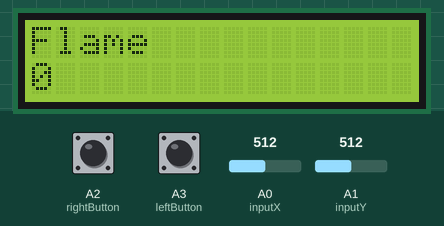
The sketch below on a simulated Arduino Uno, built with avr-gcc and run on an emulated ATmega328P. On the bench: 16×2 character LCD. The inputs (shaded band) are chosen by the test bench; at power-on: A2 (rightButton) LOW, A3 (leftButton) LOW, A0 (inputX) = 512, A1 (inputY) = 512. No radio packets arrive unless stated.

Above: at 1.2 s.
1.3 s: A2 (rightButton) pulled HIGH for 0.15 s
At 1.9 s:
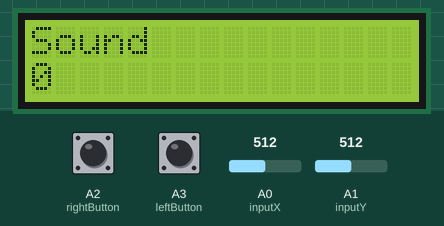
2.9 s: A2 (rightButton) pulled HIGH for 1 s
At 3.7 s:
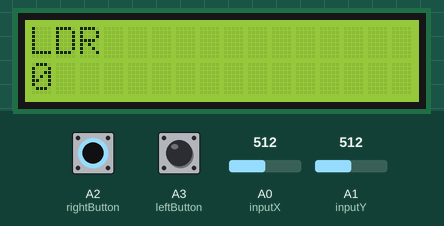
5.4 s: A2 (rightButton) pulled HIGH for 0.15 s
At 6.2 s:
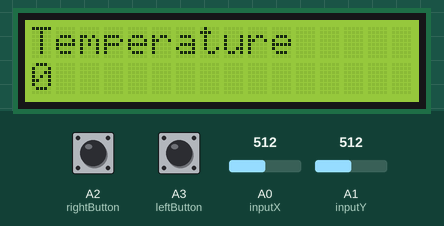
7.0 s: A2 (rightButton) pulled HIGH for 3.2 s
At 7.9 s:
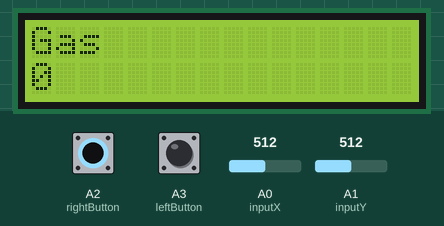
11.7 s: A3 (leftButton) pulled HIGH for 0.15 s
At 13.1 s:
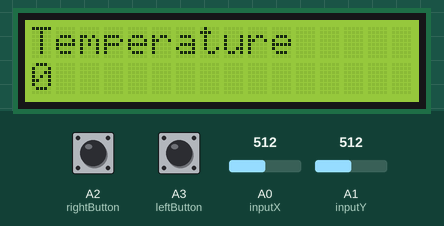
13.4 s: A3 (leftButton) pulled HIGH for 1 s
At 14.9 s:
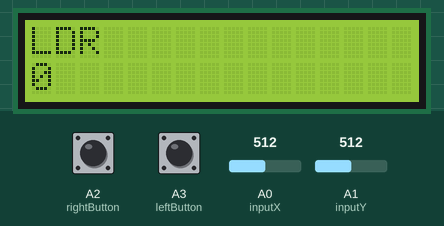
Timing chart, 0 to 16.4 s (numbered marks = the images above; inputs shaded):
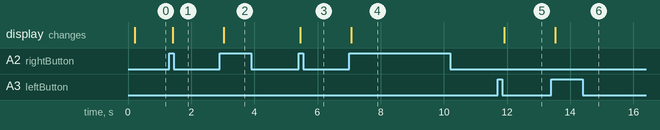

The sketch:

controller_transmitter.ino
```cpp
#include <SPI.h>
#include <nRF24L01.h>
#include <RF24.h>
#include <LiquidCrystal.h>

// Create a RF24 object called radio and set the CE and CSN pins
RF24 radio(9, 10); // (CE, CSN)

// Address for radio communication
const uint8_t address[6] = {"12345"};

// Timer
unsigned long lastTime = 0;
unsigned long currentTime = 0;

// Joysticks
const uint8_t inputX = A0;
const uint8_t inputY = A1;

// Buttons
const uint8_t leftButton = A3;
const uint8_t rightButton = A2;
bool leftState = 0;
bool rightState = 0;
bool lastLeftState = 0;
bool lastRightState = 0;

// Display
const uint8_t rs = 7, en = 6, d4 = 5, d5 = 4, d6 = 3, d7 = 2;
LiquidCrystal lcd(rs, en, d4, d5, d6, d7); // Here we set the pins for the I2C communication

uint8_t displayNum = 0;
const uint8_t displayAmount = 5;
String displayName;
String displayValue;

// NRF24L01 has a buffer limit of 32 bytes
// Create two structs which can hold the data that is being sent and received
struct Data_Controller {
  uint8_t joystickX;
  uint8_t joystickY;
};
Data_Controller dataController;

struct Data_Car {
  uint8_t flameState;
  uint8_t soundState;
  uint8_t LDRValue;
  int8_t temperatureValue;
  uint8_t gasValue;
};
Data_Car dataCar;

void setup() {
  // Begin the communication with the LCD screen, here we specify the screen size which is 16x2
  lcd.begin(16, 2);

  radio.begin(); // Begin radio communication
  radio.enableAckPayload(); // Enable the slave to sent data back
  radio.openWritingPipe(address); // Open the writing pipe to the chosen address
  // There are 6 pipes
  // The writing pipe is by default 0

  // Set default values for the joystick
  dataController.joystickX = 127;
  dataController.joystickY = 127;

  // Send the data contained in dataController to the NRF24L01 module
  // The & operator is getting the address of the struct
  // while the function sizeof returns the size of the struct, so that the payload size can be set
  radio.write(&dataController, sizeof(Data_Controller));
}

void loop() {
  // Read joystick inputs
  dataController.joystickX = map(analogRead(inputX), 0, 1023, 0, 255);
  dataController.joystickY = map(analogRead(inputY), 0, 1023, 0, 255);

  // Send data
  radio.write(&dataController, sizeof(Data_Controller));

  if (radio.isAckPayloadAvailable()) { // If a reply by the slave has been received
    radio.read(&dataCar, sizeof(Data_Car)); // Read the reply and update the struct according to the received data
  }

  button();
  displayShow();
}

// This function is used to control what data the LCD screen shows
// A simple switch case which value is changed by pressing a button
void displayShow() {
  switch (displayNum) {
  case 0:
    displayName = "Flame";
    displayValue = String(dataCar.flameState);
    break;
  case 1:
    displayName = "Sound";
    displayValue = String(dataCar.soundState);
    break;
  case 2:
    displayName = "LDR";
    displayValue = String(dataCar.LDRValue);
    break;
  case 3:
    displayName = "Temperature";
    displayValue = String(dataCar.temperatureValue);
    break;
  case 4:
    displayName = "Gas";
    displayValue = String(dataCar.gasValue);
    break;
  default:
    displayName = "Error";
    displayValue = "0";
  }

  // To make the LCD screen not update every step
  // a timer is made to set a custom refresh rate
  currentTime = millis();
  if (currentTime - lastTime > 200) {
    lastTime = millis(); // Reset the timer
    lcd.clear(); // First clear the screen
    lcd.setCursor(0, 0); // Then move the cursor to the start
    lcd.print(displayName); // Here the value name is printed
    lcd.setCursor(0, 1); // The cursor moves down
    lcd.print(displayValue); // and then the value is printed
  }
}

// Function to control the button presses
void button() {
  // Only detects a button press, if the button has been released since last update
  leftState = digitalRead(leftButton);
  // Check if the current state of the button is the same as the last state
  if (leftState != lastLeftState) {
    // If it is not the same the value is flipped
    lastLeftState = !lastLeftState;
    if (leftState == HIGH) { // If it is a button press
      displayNum = (((displayNum-1) % displayAmount) + displayAmount) % displayAmount;
    }
  }
  rightState = digitalRead(rightButton);
  if (rightState != lastRightState) {
    lastRightState = !lastRightState;
    if (rightState == HIGH) {
      displayNum = (((displayNum+1) % displayAmount) + displayAmount) % displayAmount;
    }
  }
}
```

Measured:
- after the input at 1.3 s, the display: changes after 0.12 s (image 1)
- after the input at 2.9 s, the display: changes after 0.13 s (image 2)
- after the input at 5.4 s, the display: changes after 0.05 s (image 3)
- after the input at 7.0 s, the display: changes after 0.06 s (image 4)
- after the input at 11.7 s, the display: changes after 0.21 s (image 5)
- after the input at 13.4 s, the display: changes after 0.12 s (image 6)
